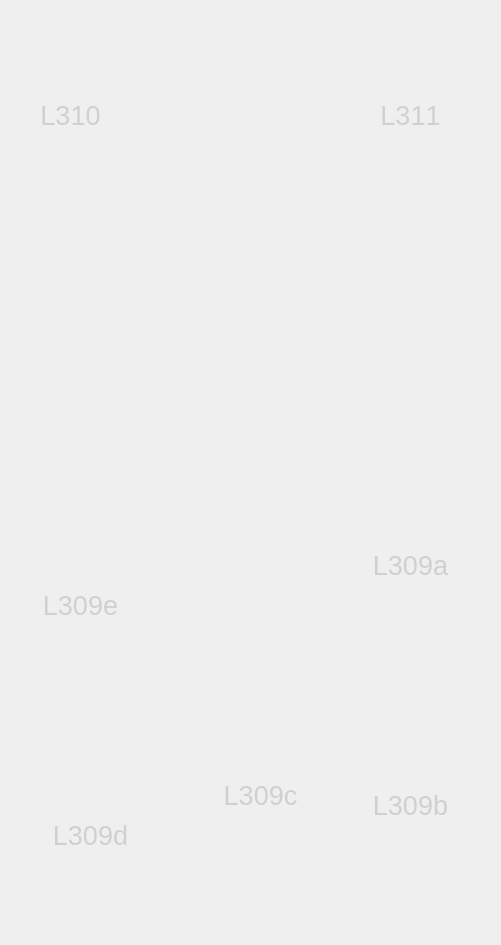
    <widget class="QWidget" name="OG_3">
     <widget class="QLabel" name="label_7">
      <property name="geometry">
       <rect>
        <x>0</x>
        <y>0</y>
        <width>492</width>
        <height>936</height>
       </rect>
      </property>
      <property name="text">
       <string/>
      </property>
      <property name="pixmap">
       <pixmap resource="bild.qrc">:/OG3/3.OG.png</pixmap>
      </property>
      <property name="scaledContents">
       <bool>true</bool>
      </property>
     </widget>
     <widget class="QPushButton" name="L301">
      <property name="geometry">
       <rect>
        <x>10</x>
        <y>60</y>
        <width>121</width>
        <height>111</height>
       </rect>
      </property>
      <property name="palette">
       <palette>
        <active>
         <colorrole role="Button">
          <brush brushstyle="SolidPattern">
           <color alpha="255">
            <red>255</red>
            <green>255</green>
            <blue>255</blue>
           </color>
          </brush>
         </colorrole>
         <colorrole role="ButtonText">
          <brush brushstyle="SolidPattern">
           <color alpha="255">
            <red>0</red>
            <green>0</green>
            <blue>0</blue>
           </color>
          </brush>
         </colorrole>
         <colorrole role="Base">
          <brush brushstyle="SolidPattern">
           <color alpha="255">
            <red>255</red>
            <green>255</green>
            <blue>255</blue>
           </color>
          </brush>
         </colorrole>
         <colorrole role="Window">
          <brush brushstyle="SolidPattern">
           <color alpha="255">
            <red>255</red>
            <green>255</green>
            <blue>255</blue>
           </color>
          </brush>
         </colorrole>
        </active>
        <inactive>
         <colorrole role="Button">
          <brush brushstyle="SolidPattern">
           <color alpha="255">
            <red>255</red>
            <green>255</green>
            <blue>255</blue>
           </color>
          </brush>
         </colorrole>
         <colorrole role="ButtonText">
          <brush brushstyle="SolidPattern">
           <color alpha="255">
            <red>208</red>
            <green>208</green>
            <blue>208</blue>
           </color>
          </brush>
         </colorrole>
         <colorrole role="Base">
          <brush brushstyle="SolidPattern">
           <color alpha="255">
            <red>255</red>
            <green>255</green>
            <blue>255</blue>
           </color>
          </brush>
         </colorrole>
         <colorrole role="Window">
          <brush brushstyle="SolidPattern">
           <color alpha="255">
            <red>255</red>
            <green>255</green>
            <blue>255</blue>
           </color>
          </brush>
         </colorrole>
        </inactive>
        <disabled>
         <colorrole role="Button">
          <brush brushstyle="SolidPattern">
           <color alpha="255">
            <red>255</red>
            <green>255</green>
            <blue>255</blue>
           </color>
          </brush>
         </colorrole>
         <colorrole role="ButtonText">
          <brush brushstyle="SolidPattern">
           <color alpha="96">
            <red>164</red>
            <green>166</green>
            <blue>168</blue>
           </color>
          </brush>
         </colorrole>
         <colorrole role="Base">
          <brush brushstyle="SolidPattern">
           <color alpha="255">
            <red>255</red>
            <green>255</green>
            <blue>255</blue>
           </color>
          </brush>
         </colorrole>
         <colorrole role="Window">
          <brush brushstyle="SolidPattern">
           <color alpha="255">
            <red>255</red>
            <green>255</green>
            <blue>255</blue>
           </color>
          </brush>
         </colorrole>
        </disabled>
       </palette>
      </property>
      <property name="font">
       <font>
        <pointsize>20</pointsize>
        <stylestrategy>PreferDefault</stylestrategy>
        <kerning>false</kerning>
       </font>
      </property>
      <property name="text">
       <string>L310</string>
      </property>
      <property name="flat">
       <bool>true</bool>
      </property>
     </widget>
     <widget class="QPushButton" name="L311">
      <property name="geometry">
       <rect>
        <x>350</x>
        <y>60</y>
        <width>121</width>
        <height>111</height>
       </rect>
      </property>
      <property name="palette">
       <palette>
        <active>
         <colorrole role="Button">
          <brush brushstyle="SolidPattern">
           <color alpha="255">
            <red>255</red>
            <green>255</green>
            <blue>255</blue>
           </color>
          </brush>
         </colorrole>
         <colorrole role="ButtonText">
          <brush brushstyle="SolidPattern">
           <color alpha="255">
            <red>0</red>
            <green>0</green>
            <blue>0</blue>
           </color>
          </brush>
         </colorrole>
         <colorrole role="Base">
          <brush brushstyle="SolidPattern">
           <color alpha="255">
            <red>255</red>
            <green>255</green>
            <blue>255</blue>
           </color>
          </brush>
         </colorrole>
         <colorrole role="Window">
          <brush brushstyle="SolidPattern">
           <color alpha="255">
            <red>255</red>
            <green>255</green>
            <blue>255</blue>
           </color>
          </brush>
         </colorrole>
        </active>
        <inactive>
         <colorrole role="Button">
          <brush brushstyle="SolidPattern">
           <color alpha="255">
            <red>255</red>
            <green>255</green>
            <blue>255</blue>
           </color>
          </brush>
         </colorrole>
         <colorrole role="ButtonText">
          <brush brushstyle="SolidPattern">
           <color alpha="255">
            <red>208</red>
            <green>208</green>
            <blue>208</blue>
           </color>
          </brush>
         </colorrole>
         <colorrole role="Base">
          <brush brushstyle="SolidPattern">
           <color alpha="255">
            <red>255</red>
            <green>255</green>
            <blue>255</blue>
           </color>
          </brush>
         </colorrole>
         <colorrole role="Window">
          <brush brushstyle="SolidPattern">
           <color alpha="255">
            <red>255</red>
            <green>255</green>
            <blue>255</blue>
           </color>
          </brush>
         </colorrole>
        </inactive>
        <disabled>
         <colorrole role="Button">
          <brush brushstyle="SolidPattern">
           <color alpha="255">
            <red>255</red>
            <green>255</green>
            <blue>255</blue>
           </color>
          </brush>
         </colorrole>
         <colorrole role="ButtonText">
          <brush brushstyle="SolidPattern">
           <color alpha="96">
            <red>164</red>
            <green>166</green>
            <blue>168</blue>
           </color>
          </brush>
         </colorrole>
         <colorrole role="Base">
          <brush brushstyle="SolidPattern">
           <color alpha="255">
            <red>255</red>
            <green>255</green>
            <blue>255</blue>
           </color>
          </brush>
         </colorrole>
         <colorrole role="Window">
          <brush brushstyle="SolidPattern">
           <color alpha="255">
            <red>255</red>
            <green>255</green>
            <blue>255</blue>
           </color>
          </brush>
         </colorrole>
        </disabled>
       </palette>
      </property>
      <property name="font">
       <font>
        <pointsize>20</pointsize>
        <stylestrategy>PreferDefault</stylestrategy>
        <kerning>false</kerning>
       </font>
      </property>
      <property name="text">
       <string>L311</string>
      </property>
      <property name="flat">
       <bool>true</bool>
      </property>
     </widget>
     <widget class="QPushButton" name="L309a">
      <property name="geometry">
       <rect>
        <x>350</x>
        <y>510</y>
        <width>121</width>
        <height>111</height>
       </rect>
      </property>
      <property name="palette">
       <palette>
        <active>
         <colorrole role="Button">
          <brush brushstyle="SolidPattern">
           <color alpha="255">
            <red>255</red>
            <green>255</green>
            <blue>255</blue>
           </color>
          </brush>
         </colorrole>
         <colorrole role="ButtonText">
          <brush brushstyle="SolidPattern">
           <color alpha="255">
            <red>0</red>
            <green>0</green>
            <blue>0</blue>
           </color>
          </brush>
         </colorrole>
         <colorrole role="Base">
          <brush brushstyle="SolidPattern">
           <color alpha="255">
            <red>255</red>
            <green>255</green>
            <blue>255</blue>
           </color>
          </brush>
         </colorrole>
         <colorrole role="Window">
          <brush brushstyle="SolidPattern">
           <color alpha="255">
            <red>255</red>
            <green>255</green>
            <blue>255</blue>
           </color>
          </brush>
         </colorrole>
        </active>
        <inactive>
         <colorrole role="Button">
          <brush brushstyle="SolidPattern">
           <color alpha="255">
            <red>255</red>
            <green>255</green>
            <blue>255</blue>
           </color>
          </brush>
         </colorrole>
         <colorrole role="ButtonText">
          <brush brushstyle="SolidPattern">
           <color alpha="255">
            <red>208</red>
            <green>208</green>
            <blue>208</blue>
           </color>
          </brush>
         </colorrole>
         <colorrole role="Base">
          <brush brushstyle="SolidPattern">
           <color alpha="255">
            <red>255</red>
            <green>255</green>
            <blue>255</blue>
           </color>
          </brush>
         </colorrole>
         <colorrole role="Window">
          <brush brushstyle="SolidPattern">
           <color alpha="255">
            <red>255</red>
            <green>255</green>
            <blue>255</blue>
           </color>
          </brush>
         </colorrole>
        </inactive>
        <disabled>
         <colorrole role="Button">
          <brush brushstyle="SolidPattern">
           <color alpha="255">
            <red>255</red>
            <green>255</green>
            <blue>255</blue>
           </color>
          </brush>
         </colorrole>
         <colorrole role="ButtonText">
          <brush brushstyle="SolidPattern">
           <color alpha="96">
            <red>164</red>
            <green>166</green>
            <blue>168</blue>
           </color>
          </brush>
         </colorrole>
         <colorrole role="Base">
          <brush brushstyle="SolidPattern">
           <color alpha="255">
            <red>255</red>
            <green>255</green>
            <blue>255</blue>
           </color>
          </brush>
         </colorrole>
         <colorrole role="Window">
          <brush brushstyle="SolidPattern">
           <color alpha="255">
            <red>255</red>
            <green>255</green>
            <blue>255</blue>
           </color>
          </brush>
         </colorrole>
        </disabled>
       </palette>
      </property>
      <property name="font">
       <font>
        <pointsize>20</pointsize>
        <stylestrategy>PreferDefault</stylestrategy>
        <kerning>false</kerning>
       </font>
      </property>
      <property name="text">
       <string>L309a</string>
      </property>
      <property name="flat">
       <bool>true</bool>
      </property>
     </widget>
     <widget class="QPushButton" name="L309b">
      <property name="geometry">
       <rect>
        <x>350</x>
        <y>750</y>
        <width>121</width>
        <height>111</height>
       </rect>
      </property>
      <property name="palette">
       <palette>
        <active>
         <colorrole role="Button">
          <brush brushstyle="SolidPattern">
           <color alpha="255">
            <red>255</red>
            <green>255</green>
            <blue>255</blue>
           </color>
          </brush>
         </colorrole>
         <colorrole role="ButtonText">
          <brush brushstyle="SolidPattern">
           <color alpha="255">
            <red>0</red>
            <green>0</green>
            <blue>0</blue>
           </color>
          </brush>
         </colorrole>
         <colorrole role="Base">
          <brush brushstyle="SolidPattern">
           <color alpha="255">
            <red>255</red>
            <green>255</green>
            <blue>255</blue>
           </color>
          </brush>
         </colorrole>
         <colorrole role="Window">
          <brush brushstyle="SolidPattern">
           <color alpha="255">
            <red>255</red>
            <green>255</green>
            <blue>255</blue>
           </color>
          </brush>
         </colorrole>
        </active>
        <inactive>
         <colorrole role="Button">
          <brush brushstyle="SolidPattern">
           <color alpha="255">
            <red>255</red>
            <green>255</green>
            <blue>255</blue>
           </color>
          </brush>
         </colorrole>
         <colorrole role="ButtonText">
          <brush brushstyle="SolidPattern">
           <color alpha="255">
            <red>208</red>
            <green>208</green>
            <blue>208</blue>
           </color>
          </brush>
         </colorrole>
         <colorrole role="Base">
          <brush brushstyle="SolidPattern">
           <color alpha="255">
            <red>255</red>
            <green>255</green>
            <blue>255</blue>
           </color>
          </brush>
         </colorrole>
         <colorrole role="Window">
          <brush brushstyle="SolidPattern">
           <color alpha="255">
            <red>255</red>
            <green>255</green>
            <blue>255</blue>
           </color>
          </brush>
         </colorrole>
        </inactive>
        <disabled>
         <colorrole role="Button">
          <brush brushstyle="SolidPattern">
           <color alpha="255">
            <red>255</red>
            <green>255</green>
            <blue>255</blue>
           </color>
          </brush>
         </colorrole>
         <colorrole role="ButtonText">
          <brush brushstyle="SolidPattern">
           <color alpha="96">
            <red>164</red>
            <green>166</green>
            <blue>168</blue>
           </color>
          </brush>
         </colorrole>
         <colorrole role="Base">
          <brush brushstyle="SolidPattern">
           <color alpha="255">
            <red>255</red>
            <green>255</green>
            <blue>255</blue>
           </color>
          </brush>
         </colorrole>
         <colorrole role="Window">
          <brush brushstyle="SolidPattern">
           <color alpha="255">
            <red>255</red>
            <green>255</green>
            <blue>255</blue>
           </color>
          </brush>
         </colorrole>
        </disabled>
       </palette>
      </property>
      <property name="font">
       <font>
        <pointsize>20</pointsize>
        <stylestrategy>PreferDefault</stylestrategy>
        <kerning>false</kerning>
       </font>
      </property>
      <property name="text">
       <string>L309b</string>
      </property>
      <property name="flat">
       <bool>true</bool>
      </property>
     </widget>
     <widget class="QPushButton" name="L309c">
      <property name="geometry">
       <rect>
        <x>200</x>
        <y>740</y>
        <width>121</width>
        <height>111</height>
       </rect>
      </property>
      <property name="palette">
       <palette>
        <active>
         <colorrole role="Button">
          <brush brushstyle="SolidPattern">
           <color alpha="255">
            <red>255</red>
            <green>255</green>
            <blue>255</blue>
           </color>
          </brush>
         </colorrole>
         <colorrole role="ButtonText">
          <brush brushstyle="SolidPattern">
           <color alpha="255">
            <red>0</red>
            <green>0</green>
            <blue>0</blue>
           </color>
          </brush>
         </colorrole>
         <colorrole role="Base">
          <brush brushstyle="SolidPattern">
           <color alpha="255">
            <red>255</red>
            <green>255</green>
            <blue>255</blue>
           </color>
          </brush>
         </colorrole>
         <colorrole role="Window">
          <brush brushstyle="SolidPattern">
           <color alpha="255">
            <red>255</red>
            <green>255</green>
            <blue>255</blue>
           </color>
          </brush>
         </colorrole>
        </active>
        <inactive>
         <colorrole role="Button">
          <brush brushstyle="SolidPattern">
           <color alpha="255">
            <red>255</red>
            <green>255</green>
            <blue>255</blue>
           </color>
          </brush>
         </colorrole>
         <colorrole role="ButtonText">
          <brush brushstyle="SolidPattern">
           <color alpha="255">
            <red>208</red>
            <green>208</green>
            <blue>208</blue>
           </color>
          </brush>
         </colorrole>
         <colorrole role="Base">
          <brush brushstyle="SolidPattern">
           <color alpha="255">
            <red>255</red>
            <green>255</green>
            <blue>255</blue>
           </color>
          </brush>
         </colorrole>
         <colorrole role="Window">
          <brush brushstyle="SolidPattern">
           <color alpha="255">
            <red>255</red>
            <green>255</green>
            <blue>255</blue>
           </color>
          </brush>
         </colorrole>
        </inactive>
        <disabled>
         <colorrole role="Button">
          <brush brushstyle="SolidPattern">
           <color alpha="255">
            <red>255</red>
            <green>255</green>
            <blue>255</blue>
           </color>
          </brush>
         </colorrole>
         <colorrole role="ButtonText">
          <brush brushstyle="SolidPattern">
           <color alpha="96">
            <red>164</red>
            <green>166</green>
            <blue>168</blue>
           </color>
          </brush>
         </colorrole>
         <colorrole role="Base">
          <brush brushstyle="SolidPattern">
           <color alpha="255">
            <red>255</red>
            <green>255</green>
            <blue>255</blue>
           </color>
          </brush>
         </colorrole>
         <colorrole role="Window">
          <brush brushstyle="SolidPattern">
           <color alpha="255">
            <red>255</red>
            <green>255</green>
            <blue>255</blue>
           </color>
          </brush>
         </colorrole>
        </disabled>
       </palette>
      </property>
      <property name="font">
       <font>
        <pointsize>20</pointsize>
        <stylestrategy>PreferDefault</stylestrategy>
        <kerning>false</kerning>
       </font>
      </property>
      <property name="text">
       <string>L309c</string>
      </property>
      <property name="flat">
       <bool>true</bool>
      </property>
     </widget>
     <widget class="QPushButton" name="L309d">
      <property name="geometry">
       <rect>
        <x>30</x>
        <y>780</y>
        <width>121</width>
        <height>111</height>
       </rect>
      </property>
      <property name="palette">
       <palette>
        <active>
         <colorrole role="Button">
          <brush brushstyle="SolidPattern">
           <color alpha="255">
            <red>255</red>
            <green>255</green>
            <blue>255</blue>
           </color>
          </brush>
         </colorrole>
         <colorrole role="ButtonText">
          <brush brushstyle="SolidPattern">
           <color alpha="255">
            <red>0</red>
            <green>0</green>
            <blue>0</blue>
           </color>
          </brush>
         </colorrole>
         <colorrole role="Base">
          <brush brushstyle="SolidPattern">
           <color alpha="255">
            <red>255</red>
            <green>255</green>
            <blue>255</blue>
           </color>
          </brush>
         </colorrole>
         <colorrole role="Window">
          <brush brushstyle="SolidPattern">
           <color alpha="255">
            <red>255</red>
            <green>255</green>
            <blue>255</blue>
           </color>
          </brush>
         </colorrole>
        </active>
        <inactive>
         <colorrole role="Button">
          <brush brushstyle="SolidPattern">
           <color alpha="255">
            <red>255</red>
            <green>255</green>
            <blue>255</blue>
           </color>
          </brush>
         </colorrole>
         <colorrole role="ButtonText">
          <brush brushstyle="SolidPattern">
           <color alpha="255">
            <red>208</red>
            <green>208</green>
            <blue>208</blue>
           </color>
          </brush>
         </colorrole>
         <colorrole role="Base">
          <brush brushstyle="SolidPattern">
           <color alpha="255">
            <red>255</red>
            <green>255</green>
            <blue>255</blue>
           </color>
          </brush>
         </colorrole>
         <colorrole role="Window">
          <brush brushstyle="SolidPattern">
           <color alpha="255">
            <red>255</red>
            <green>255</green>
            <blue>255</blue>
           </color>
          </brush>
         </colorrole>
        </inactive>
        <disabled>
         <colorrole role="Button">
          <brush brushstyle="SolidPattern">
           <color alpha="255">
            <red>255</red>
            <green>255</green>
            <blue>255</blue>
           </color>
          </brush>
         </colorrole>
         <colorrole role="ButtonText">
          <brush brushstyle="SolidPattern">
           <color alpha="96">
            <red>164</red>
            <green>166</green>
            <blue>168</blue>
           </color>
          </brush>
         </colorrole>
         <colorrole role="Base">
          <brush brushstyle="SolidPattern">
           <color alpha="255">
            <red>255</red>
            <green>255</green>
            <blue>255</blue>
           </color>
          </brush>
         </colorrole>
         <colorrole role="Window">
          <brush brushstyle="SolidPattern">
           <color alpha="255">
            <red>255</red>
            <green>255</green>
            <blue>255</blue>
           </color>
          </brush>
         </colorrole>
        </disabled>
       </palette>
      </property>
      <property name="font">
       <font>
        <pointsize>20</pointsize>
        <stylestrategy>PreferDefault</stylestrategy>
        <kerning>false</kerning>
       </font>
      </property>
      <property name="text">
       <string>L309d</string>
      </property>
      <property name="flat">
       <bool>true</bool>
      </property>
     </widget>
     <widget class="QPushButton" name="L309e">
      <property name="geometry">
       <rect>
        <x>20</x>
        <y>550</y>
        <width>121</width>
        <height>111</height>
       </rect>
      </property>
      <property name="palette">
       <palette>
        <active>
         <colorrole role="Button">
          <brush brushstyle="SolidPattern">
           <color alpha="255">
            <red>255</red>
            <green>255</green>
            <blue>255</blue>
           </color>
          </brush>
         </colorrole>
         <colorrole role="ButtonText">
          <brush brushstyle="SolidPattern">
           <color alpha="255">
            <red>0</red>
            <green>0</green>
            <blue>0</blue>
           </color>
          </brush>
         </colorrole>
         <colorrole role="Base">
          <brush brushstyle="SolidPattern">
           <color alpha="255">
            <red>255</red>
            <green>255</green>
            <blue>255</blue>
           </color>
          </brush>
         </colorrole>
         <colorrole role="Window">
          <brush brushstyle="SolidPattern">
           <color alpha="255">
            <red>255</red>
            <green>255</green>
            <blue>255</blue>
           </color>
          </brush>
         </colorrole>
        </active>
        <inactive>
         <colorrole role="Button">
          <brush brushstyle="SolidPattern">
           <color alpha="255">
            <red>255</red>
            <green>255</green>
            <blue>255</blue>
           </color>
          </brush>
         </colorrole>
         <colorrole role="ButtonText">
          <brush brushstyle="SolidPattern">
           <color alpha="255">
            <red>208</red>
            <green>208</green>
            <blue>208</blue>
           </color>
          </brush>
         </colorrole>
         <colorrole role="Base">
          <brush brushstyle="SolidPattern">
           <color alpha="255">
            <red>255</red>
            <green>255</green>
            <blue>255</blue>
           </color>
          </brush>
         </colorrole>
         <colorrole role="Window">
          <brush brushstyle="SolidPattern">
           <color alpha="255">
            <red>255</red>
            <green>255</green>
            <blue>255</blue>
           </color>
          </brush>
         </colorrole>
        </inactive>
        <disabled>
         <colorrole role="Button">
          <brush brushstyle="SolidPattern">
           <color alpha="255">
            <red>255</red>
            <green>255</green>
            <blue>255</blue>
           </color>
          </brush>
         </colorrole>
         <colorrole role="ButtonText">
          <brush brushstyle="SolidPattern">
           <color alpha="96">
            <red>164</red>
            <green>166</green>
            <blue>168</blue>
           </color>
          </brush>
         </colorrole>
         <colorrole role="Base">
          <brush brushstyle="SolidPattern">
           <color alpha="255">
            <red>255</red>
            <green>255</green>
            <blue>255</blue>
           </color>
          </brush>
         </colorrole>
         <colorrole role="Window">
          <brush brushstyle="SolidPattern">
           <color alpha="255">
            <red>255</red>
            <green>255</green>
            <blue>255</blue>
           </color>
          </brush>
         </colorrole>
        </disabled>
       </palette>
      </property>
      <property name="font">
       <font>
        <pointsize>20</pointsize>
        <stylestrategy>PreferDefault</stylestrategy>
        <kerning>false</kerning>
       </font>
      </property>
      <property name="text">
       <string>L309e</string>
      </property>
      <property name="flat">
       <bool>true</bool>
      </property>
     </widget>
    </widget>
